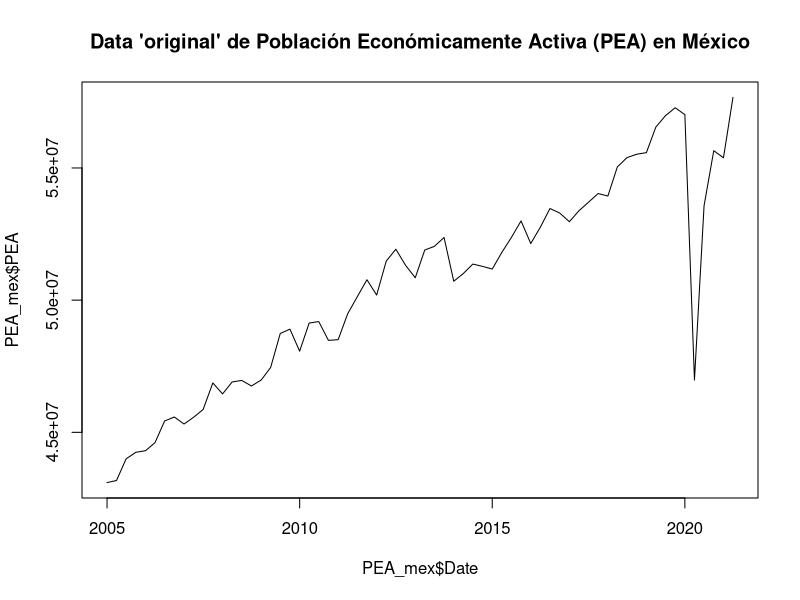
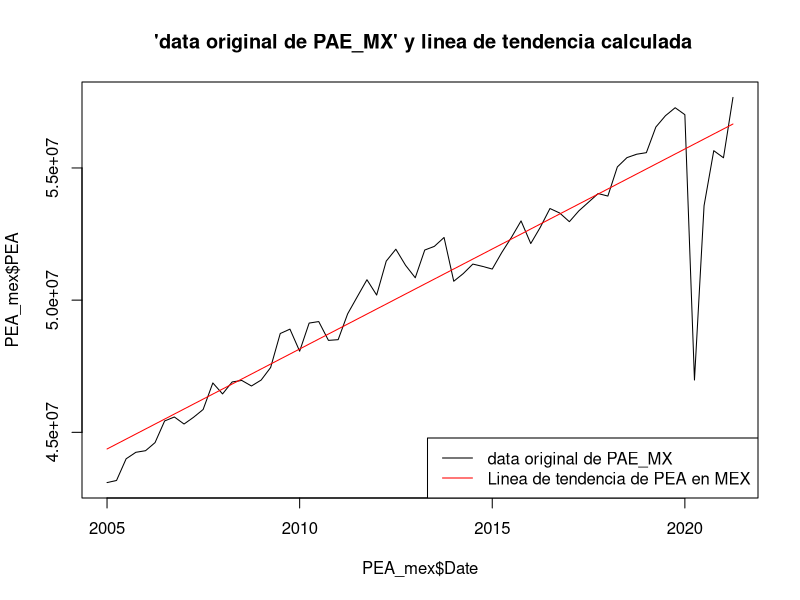
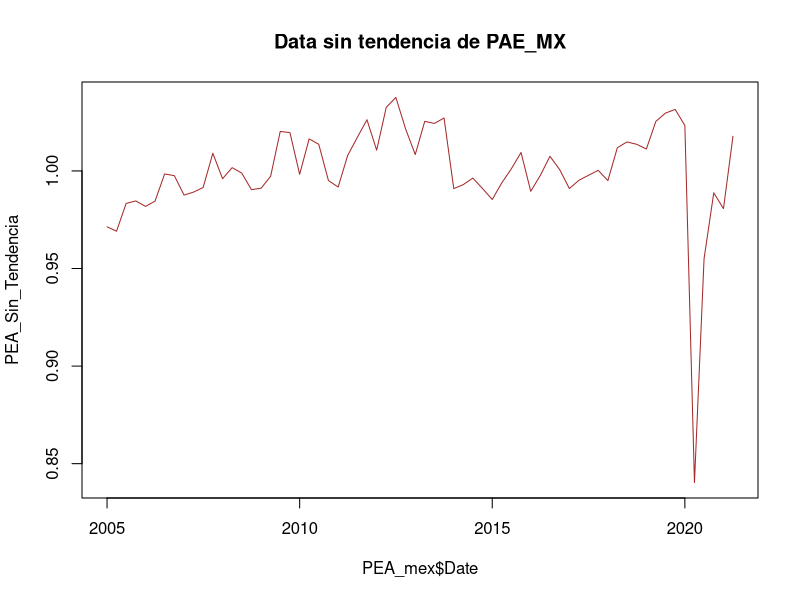
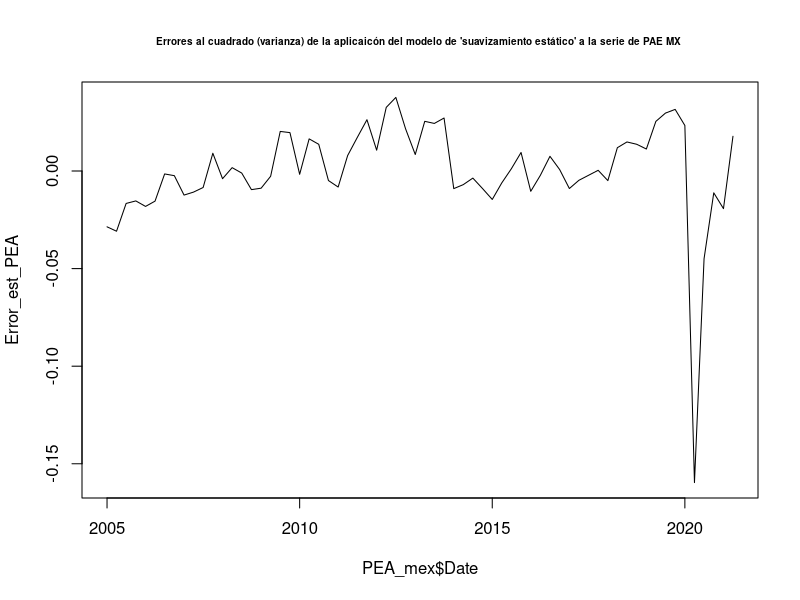
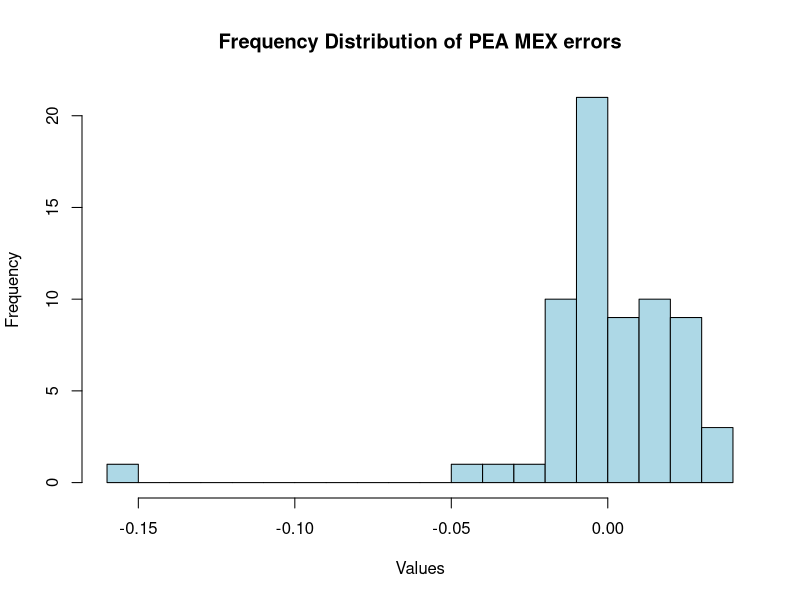
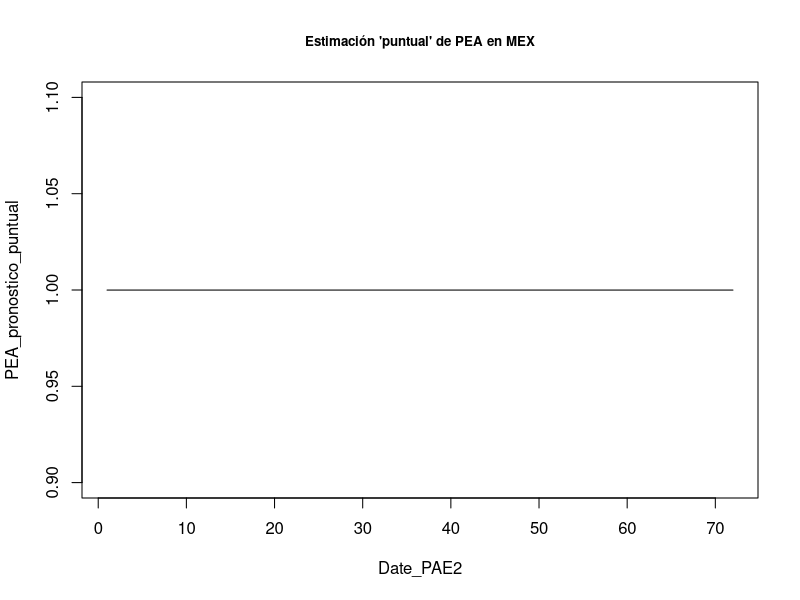
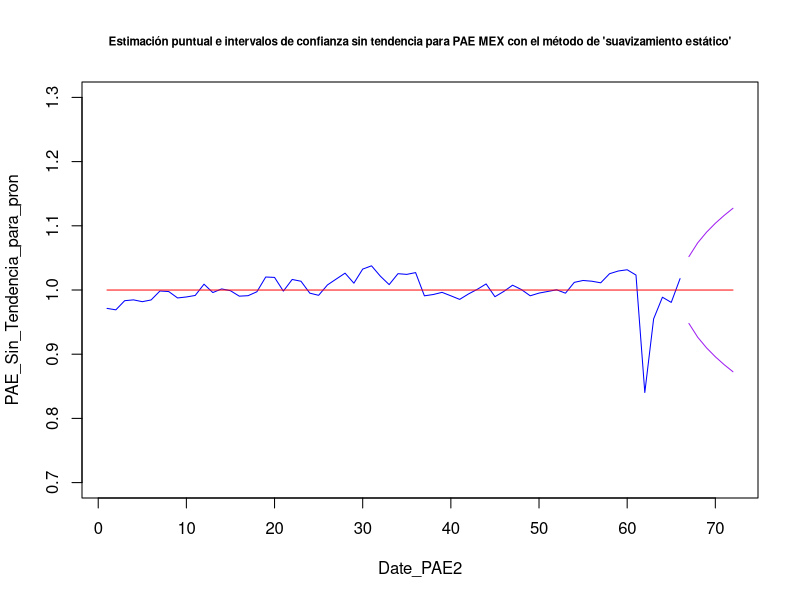
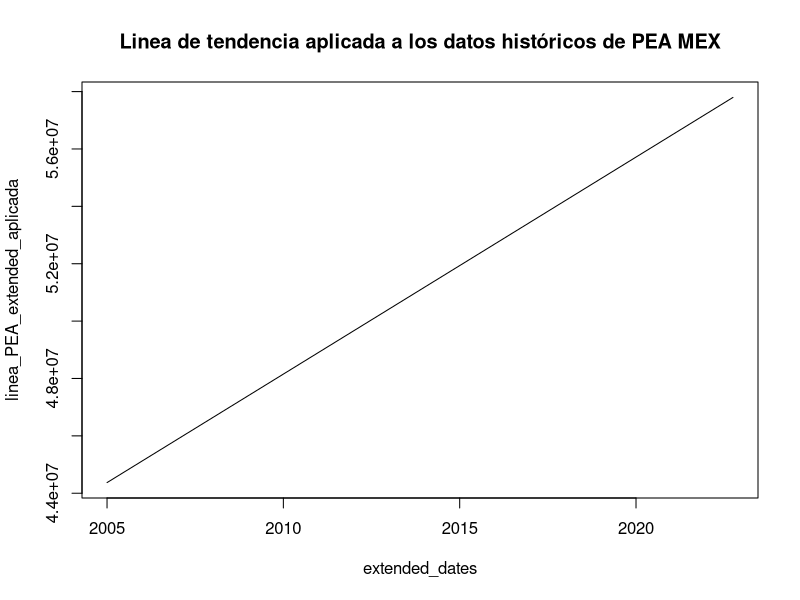

Source code (R) for these figures, in order:
## ---- chunk 1
knitr::opts_chunk$set(echo = TRUE)
## ---- chunk 2
#install.packages("readxl")

library("readxl")


PEA_mex <-read_excel("PEA_MEX_pp.xlsx")
## ---- chunk 3
head(PEA_mex)
summary(PEA_mex)
typeof(PEA_mex)
dim(PEA_mex)
## ---- chunk 4

plot(PEA_mex$Date, PEA_mex$PEA,type="l", main="Data 'original' de Población Económicamente Activa (PEA) en México")
## ---- chunk 5

linea_PEA<-lm(PEA~Date, data=PEA_mex)
linea_PEA
## ---- chunk 6
linea_PEA_aplicada <- predict(linea_PEA, newdata = data.frame(Date = PEA_mex$Date))

head(linea_PEA_aplicada)
tail(linea_PEA_aplicada)

## ---- chunk 7
plot(PEA_mex$Date, PEA_mex$PEA, type="l", main=" 'data original de PAE_MX' y linea de tendencia calculada")
lines(x = PEA_mex$Date, y = linea_PEA_aplicada, col = "red")

legend("bottomright", legend = c("data original de PAE_MX", "Linea de tendencia de PEA en MEX"), 
       col = c("black", "red"), lty = 1)

## ---- chunk 8
PEA_Sin_Tendencia<-PEA_mex$PEA/linea_PEA_aplicada

plot(PEA_mex$Date, PEA_Sin_Tendencia, type="l", main=" Data sin tendencia de PAE_MX ", col="brown")
## ---- chunk 9
PEA_MX_ruido_blanco <- PEA_Sin_Tendencia
head(PEA_MX_ruido_blanco)
tail(PEA_MX_ruido_blanco)
## ---- chunk 10
Error_est_PEA<-PEA_Sin_Tendencia-mean(PEA_MX_ruido_blanco)
head(Error_est_PEA)
tail(Error_est_PEA)

##Claculando la desviaicón estandar del error

sd_est_PEA<-sd(Error_est_PEA)
sd_est_PEA

plot(PEA_mex$Date, Error_est_PEA, type="l", main="Errores al cuadrado (varianza) de la aplicaicón del modelo de 'suavizamiento estático' a la serie de PAE MX ", cex.main=0.6)

## ---- chunk 11


mean(Error_est_PEA)
## ---- chunk 12
## Se calcula la varianza
var(Error_est_PEA)

## Se calcula la desviación estandar 
sd_est_PEA
## ---- chunk 13
hist(Error_est_PEA, breaks = 20, col = "lightblue", main = "Frequency Distribution of PEA MEX errors", xlab = "Values", ylab = "Frequency")

## ---- chunk 14
estimacion_puntual_PEA_ST<-mean(PEA_Sin_Tendencia)
estimacion_puntual_PEA_ST

## ---- chunk 15
##Creamos un eje x que incluya a los 66 datos + 6 que se pronosticarán
Date_PAE2<-c(1:72)


## Creamos el vector de datos que incluirá los  datos históricos  sin tendencia + 6 valores NA a pronosticar
PAE_Sin_Tendencia_para_pron<-c(PEA_Sin_Tendencia, rep(NA, times=6))
head(PAE_Sin_Tendencia_para_pron)
tail(PAE_Sin_Tendencia_para_pron)


## Entonces el mejor pronóstico que tenemos para esta técnica es la media de la serie sin tendencia 


PEA_pronostico_puntual <- rep(estimacion_puntual_PEA_ST, times=72)
head(PEA_pronostico_puntual)
tail(PEA_pronostico_puntual)

plot(Date_PAE2,PEA_pronostico_puntual, type="l", main = "Estimación 'puntual' de PEA en MEX", cex.main=0.8, ylim=c(0.9, 1.1))
## ---- chunk 16
mean(PEA_MX_ruido_blanco)
## ---- chunk 17
tao<-c(1:6)
Lim_PEA<-2*sd_est_PEA*tao^.5
Lim_PEA
## ---- chunk 18

LI_PEA<-c(rep(NA, times=66), estimacion_puntual_PEA_ST-Lim_PEA)
head(LI_PEA)
tail(LI_PEA)

LS_PEA<-c(rep(NA, times=66), estimacion_puntual_PEA_ST+Lim_PEA)
head(LS_PEA)
tail(LS_PEA)

plot(Date_PAE2, PAE_Sin_Tendencia_para_pron, type="l", ylim = c(0.7,1.3) ,main="Estimación puntual e intervalos de confianza sin tendencia para PAE MEX con el método de 'suavizamiento estático'",col="Blue", cex.main=0.7)

lines(PEA_pronostico_puntual, col="Red")
lines(LI_PEA, col="Purple")
lines(LS_PEA, col="Purple")
## ---- chunk 19
# create a new data set with 72 rows
extended_dates <- seq(as.Date("2005-01-01"), as.Date("2022-10-01"), by = "quarter")
extended_trimester_PEA <- data.frame(Date = extended_dates, 
                                       PEA = rep(NA, length(extended_dates)))

head(extended_trimester_PEA)
tail(extended_trimester_PEA)

## ---- chunk 20


# copy the original data to the new data set for the first 66 rows
for(i in 1:66){
  extended_trimester_PEA$PEA[i] <- PEA_mex$PEA[i]
}

extended_trimester_PEA


# fit the model with the extended data set
linea_PEA_extended <- lm(PEA ~ Date, data = extended_trimester_PEA)
linea_PEA_extended

## ---- chunk 21
# predict values for the extended date range
linea_PEA_extended_aplicada <- predict(linea_PEA_extended, 
                                                newdata = data.frame(Date = extended_dates))
linea_PEA_extended_aplicada

# plot the predicted values
plot(extended_dates, linea_PEA_extended_aplicada, type = "l", main="Linea de tendencia aplicada a los datos históricos de PEA MEX")
## ---- chunk 22

##Creando el vector original + los valores a predecir como NAs
PEA_original_para_pron<-c(PEA_mex$PEA, rep(NA, times=6))
head(PEA_original_para_pron)



Est_punt_PEA_ajustada<-c(rep(NA, times=66), mean(PEA_pronostico_puntual)*linea_PEA_extended_aplicada[67:72])
head(Est_punt_PEA_ajustada)
tail(Est_punt_PEA_ajustada)

# plot the original data and the predicted values together
plot(extended_dates, PEA_original_para_pron, main="PEA estimación puntual ajustada con componente de estacionalidad (con método estático)",type="l", xlab="Year", ylab="PEA", cex.main=0.8)
lines(extended_dates, Est_punt_PEA_ajustada, col="blue")


legend("bottomright", legend = c("PEA historico", "Pronóstico puntual calculado con método estático"), 
       col = c("black", "blue"), lty = 1)


## ---- chunk 23
#install.packages("readxl")

library("readxl")

PEA_MEX_completa <-read_excel("PEA_MEX_full.xlsx")
head(PEA_MEX_completa)
tail(PEA_MEX_completa)
## ---- chunk 24

LI_PEA_ajustado<-c(rep(NA, times=66), LI_PEA[67:72]*linea_PEA_extended_aplicada[67:72])
LI_PEA_ajustado

LS_PEA_ajustado<-c(rep(NA, times=66), LS_PEA[67:72]*linea_PEA_extended_aplicada[67:72])
LS_PEA_ajustado


# Plot only non-NA values
# plot the original data and the predicted values together


PEA_original_para_pron<-c(PEA_mex$PEA, rep(NA, times=6))
PEA_original_para_pron
dim(PEA_original_para_pron)


# plot the original data and the predicted values together
plot(extended_dates,PEA_MEX_completa$PEA, main="PEA estimación puntual e intervalos de confianza ajustada con componente de trend (con método estático) vs PEA real", type="l", xlab="Year", ylab="PEA", ylim=c(40000000, 65000000), cex.main=0.6)

lines(extended_dates, Est_punt_PEA_ajustada, col="blue")
x_vals <- c(rep(NA, times = 66), extended_dates[67:72])

lines(x_vals, LI_PEA_ajustado, col = "purple")
lines(x_vals, LS_PEA_ajustado, col = "purple")


legend("bottomright", legend = c("PEA original", "Pronóstico puntual calculado con método estático"), 
       col = c("black", "blue"), lty = 1)


## ---- chunk 25
df_demanda_PEA_MX_pronostico<-data.frame(PEA_MEX_completa$PEA,
                                                Est_punt_PEA_ajustada, LI_PEA_ajustado, LS_PEA_ajustado)
View(df_demanda_PEA_MX_pronostico)

tail(df_demanda_PEA_MX_pronostico)
## ---- chunk 26

##Primero formemos un vector con los valores reales 
PEA_MEX_completa_reales6 <- PEA_MEX_completa$PEA[67:72]
PEA_MEX_completa_reales6

## Despues formemos un vector con únicamente los valores pronósticados 
PEA_MEX_forecast6 <- Est_punt_PEA_ajustada[67:72]
PEA_MEX_forecast6

##Calculemos el MAPE entre estos dos vectores 

# First, calculate the absolute percentage error (APE) for each element in the vectors
APE_PEA_estatico <- abs((PEA_MEX_completa_reales6 - PEA_MEX_forecast6) / PEA_MEX_completa_reales6)

# Calculate the mean APE across all elements in the vectors
MAPE_PEA_estatico <- mean(APE_PEA_estatico) * 100

# Print the MAPE value
cat("El error tipo MAPE  para el forecast calculado con el método de 'suavizamiento estático'de la serie de PEA en MEX es:", MAPE_PEA_estatico, "%")


## ---- chunk 27
PEA_MEX_ts <-ts(PEA_mex$PEA, frequency =4, start =c(2005,1))
head(PEA_MEX_ts)
tail(PEA_MEX_ts)
## ---- chunk 28
plot(PEA_MEX_ts, main="PAE MEX train data en tipo time series (Valores de Enero de 2005 a Agosto de 2021)", cex.main=0.8)
## ---- chunk 29
PEA_MEX_ts_h1 <-HoltWinters(PEA_MEX_ts, gamma=FALSE)
PEA_MEX_ts_h1
## ---- chunk 30
PEA_MEX_ts_h1$alpha
## ---- chunk 31
PEA_MEX_ts_h1$beta

## ---- chunk 32
plot(PEA_MEX_ts_h1, main="Aplicaicón del método de Holt Winters a PEA MEX train data")
## ---- chunk 33
# Install the forecast package
#install.packages("forecast")

# Load the forecast package
library(forecast)
## ---- chunk 34
PEA_MEX_ts_h1_fc <- forecast(PEA_MEX_ts_h1, h=6, level=0.95)
PEA_MEX_ts_h1_fc
## ---- chunk 35
plot(PEA_MEX_ts_h1_fc, main="Forecast de PAE MX usando el Método de Holt Winters con parámetro gamma ='False'", cex.main=0.8)
## ---- chunk 36
PEA_MEX_ts_h1$SSE
## ---- chunk 37

## Formemos un vector con únicamente los valores reales de los ultimos 6 trimestres 
PEA_completo_realest6 <- PEA_MEX_completa$PEA[67:72]
PEA_completo_realest6


## Formemos un vector con únicamente los valores pronósticados 
PEA_HW_forecast6 <- PEA_MEX_ts_h1_fc$mean
PEA_HW_forecast6



## ---- chunk 38

##Calculemos el MAPE entre estos dos vectores 

# First, calculate the absolute percentage error (APE) for each element in the vectors
APE_PEA_HW <- abs((PEA_completo_realest6 - PEA_HW_forecast6) / PEA_completo_realest6)

# Calculate the mean APE across all elements in the vectors
MAPE_PEA_HW <- mean(APE_PEA_HW) * 100

# Print the MAPE value
cat("MAPE error para el forecast calculado con el método de 'HoltWinters'es:", MAPE_PEA_HW, "%")
## ---- chunk 39
PEA_MEX_ts_h1$SSE
## ---- chunk 40
sse_PEA_hw <- ((PEA_MEX_ts_h1$SSE)/(length(PEA_MEX_ts)))^0.5
sse_PEA_hw
## ---- chunk 41
SSE_PEA_E <- sum(PEA_MX_ruido_blanco^2)
SSE_PEA_E
## ---- chunk 42
cat("MAPE error para el forecast calculado con el método de 'suavizamiento estático'es:", MAPE_PEA_estatico, "%")

  
cat("MAPE error para el forecast calculado con el método de 'HoltWinters'es:", MAPE_PEA_HW, "%")
## ---- chunk 43
LI_PEA_ajustado[67:72]
LS_PEA_ajustado[67:72]


intervalos_metodo_E<- data.frame(LI_PEA_ajustado_E =LI_PEA_ajustado[67:72], LS_PEA_ajustado_E= LS_PEA_ajustado[67:72])

intervalos_metodo_E

## ---- chunk 44
PEA_MEX_ts_h1_fc
